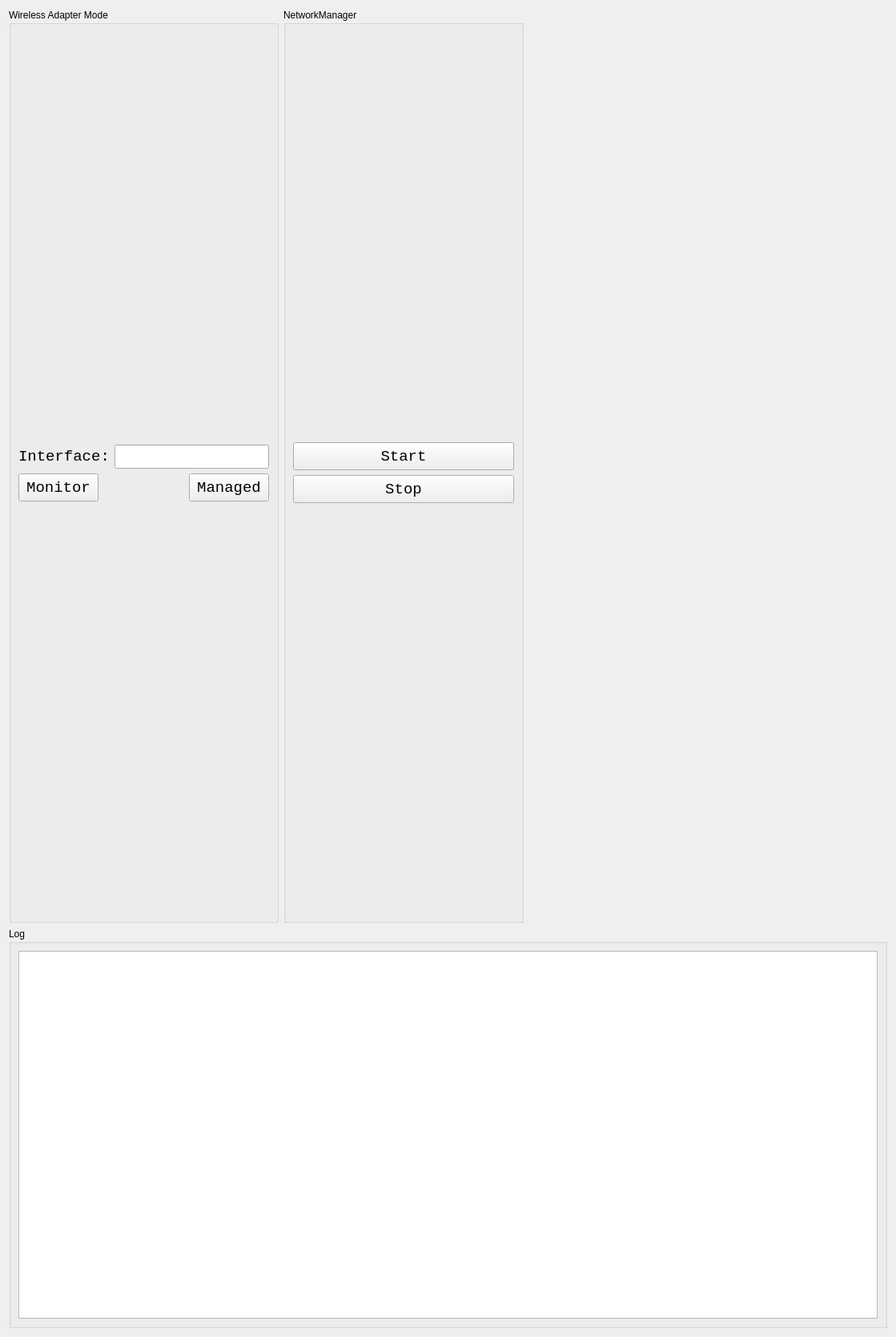
      <widget class="QWidget" name="tab">
       <attribute name="title">
        <string>Settings</string>
       </attribute>
       <layout class="QGridLayout" name="gridLayout_25">
        <item row="0" column="1">
         <widget class="QGroupBox" name="groupBox_9">
          <property name="minimumSize">
           <size>
            <width>300</width>
            <height>125</height>
           </size>
          </property>
          <property name="title">
           <string>NetworkManager</string>
          </property>
          <layout class="QGridLayout" name="gridLayout_28">
           <item row="2" column="0">
            <widget class="QPushButton" name="settings_network_manager_stop">
             <property name="minimumSize">
              <size>
               <width>100</width>
               <height>35</height>
              </size>
             </property>
             <property name="font">
              <font>
               <family>Monospace</family>
               <pointsize>14</pointsize>
              </font>
             </property>
             <property name="text">
              <string>Stop</string>
             </property>
            </widget>
           </item>
           <item row="3" column="0">
            <spacer name="verticalSpacer_26">
             <property name="orientation">
              <enum>Qt::Vertical</enum>
             </property>
             <property name="sizeHint" stdset="0">
              <size>
               <width>20</width>
               <height>512</height>
              </size>
             </property>
            </spacer>
           </item>
           <item row="1" column="0">
            <widget class="QPushButton" name="settings_network_manager_start">
             <property name="minimumSize">
              <size>
               <width>100</width>
               <height>35</height>
              </size>
             </property>
             <property name="font">
              <font>
               <family>Monospace</family>
               <pointsize>14</pointsize>
              </font>
             </property>
             <property name="text">
              <string>Start</string>
             </property>
            </widget>
           </item>
           <item row="0" column="0">
            <spacer name="verticalSpacer_28">
             <property name="orientation">
              <enum>Qt::Vertical</enum>
             </property>
             <property name="sizeHint" stdset="0">
              <size>
               <width>20</width>
               <height>512</height>
              </size>
             </property>
            </spacer>
           </item>
          </layout>
         </widget>
        </item>
        <item row="0" column="0">
         <widget class="QGroupBox" name="groupBox_3">
          <property name="minimumSize">
           <size>
            <width>300</width>
            <height>125</height>
           </size>
          </property>
          <property name="title">
           <string>Wireless Adapter Mode</string>
          </property>
          <layout class="QGridLayout" name="gridLayout_24">
           <item row="1" column="0">
            <layout class="QHBoxLayout" name="horizontalLayout_48">
             <item>
              <widget class="QLabel" name="interface_label_wifi1_8">
               <property name="font">
                <font>
                 <family>Monospace</family>
                 <pointsize>14</pointsize>
                </font>
               </property>
               <property name="text">
                <string>Interface:</string>
               </property>
              </widget>
             </item>
             <item>
              <widget class="QLineEdit" name="settings_wireless_interface">
               <property name="sizePolicy">
                <sizepolicy hsizetype="Fixed" vsizetype="Fixed">
                 <horstretch>0</horstretch>
                 <verstretch>0</verstretch>
                </sizepolicy>
               </property>
               <property name="minimumSize">
                <size>
                 <width>100</width>
                 <height>0</height>
                </size>
               </property>
               <property name="font">
                <font>
                 <family>Monospace</family>
                 <pointsize>14</pointsize>
                </font>
               </property>
               <property name="text">
                <string/>
               </property>
              </widget>
             </item>
            </layout>
           </item>
           <item row="2" column="0">
            <layout class="QHBoxLayout" name="horizontalLayout_47">
             <item>
              <widget class="QPushButton" name="settings_wireless_monitor_button">
               <property name="minimumSize">
                <size>
                 <width>100</width>
                 <height>35</height>
                </size>
               </property>
               <property name="font">
                <font>
                 <family>Monospace</family>
                 <pointsize>14</pointsize>
                </font>
               </property>
               <property name="text">
                <string>Monitor</string>
               </property>
              </widget>
             </item>
             <item>
              <spacer name="horizontalSpacer_5">
               <property name="orientation">
                <enum>Qt::Horizontal</enum>
               </property>
               <property name="sizeHint" stdset="0">
                <size>
                 <width>20</width>
                 <height>20</height>
                </size>
               </property>
              </spacer>
             </item>
             <item>
              <widget class="QPushButton" name="settings_wireless_managed_button">
               <property name="minimumSize">
                <size>
                 <width>100</width>
                 <height>35</height>
                </size>
               </property>
               <property name="font">
                <font>
                 <family>Monospace</family>
                 <pointsize>14</pointsize>
                </font>
               </property>
               <property name="text">
                <string>Managed</string>
               </property>
              </widget>
             </item>
            </layout>
           </item>
           <item row="3" column="0">
            <spacer name="verticalSpacer_15">
             <property name="orientation">
              <enum>Qt::Vertical</enum>
             </property>
             <property name="sizeHint" stdset="0">
              <size>
               <width>20</width>
               <height>512</height>
              </size>
             </property>
            </spacer>
           </item>
           <item row="0" column="0">
            <spacer name="verticalSpacer_30">
             <property name="orientation">
              <enum>Qt::Vertical</enum>
             </property>
             <property name="sizeHint" stdset="0">
              <size>
               <width>20</width>
               <height>512</height>
              </size>
             </property>
            </spacer>
           </item>
          </layout>
         </widget>
        </item>
        <item row="0" column="2">
         <spacer name="horizontalSpacer_19">
          <property name="orientation">
           <enum>Qt::Horizontal</enum>
          </property>
          <property name="sizeHint" stdset="0">
           <size>
            <width>448</width>
            <height>20</height>
           </size>
          </property>
         </spacer>
        </item>
        <item row="1" column="0" colspan="3">
         <widget class="QGroupBox" name="groupBox_14">
          <property name="minimumSize">
           <size>
            <width>300</width>
            <height>500</height>
           </size>
          </property>
          <property name="title">
           <string>Log</string>
          </property>
          <layout class="QGridLayout" name="gridLayout_29">
           <item row="0" column="0">
            <widget class="QTextBrowser" name="settings_log">
             <property name="minimumSize">
              <size>
               <width>250</width>
               <height>450</height>
              </size>
             </property>
             <property name="font">
              <font>
               <family>Monospace</family>
               <pointsize>12</pointsize>
              </font>
             </property>
             <property name="html">
              <string>&lt;!DOCTYPE HTML PUBLIC &quot;-//W3C//DTD HTML 4.0//EN&quot; &quot;http://www.w3.org/TR/REC-html40/strict.dtd&quot;&gt;
&lt;html&gt;&lt;head&gt;&lt;meta name=&quot;qrichtext&quot; content=&quot;1&quot; /&gt;&lt;style type=&quot;text/css&quot;&gt;
p, li { white-space: pre-wrap; }
&lt;/style&gt;&lt;/head&gt;&lt;body style=&quot; font-family:'Monospace'; font-size:12pt; font-weight:400; font-style:normal;&quot;&gt;
&lt;p style=&quot;-qt-paragraph-type:empty; margin-top:0px; margin-bottom:0px; margin-left:0px; margin-right:0px; -qt-block-indent:0; text-indent:0px;&quot;&gt;&lt;br /&gt;&lt;/p&gt;&lt;/body&gt;&lt;/html&gt;</string>
             </property>
            </widget>
           </item>
          </layout>
         </widget>
        </item>
       </layout>
      </widget>
